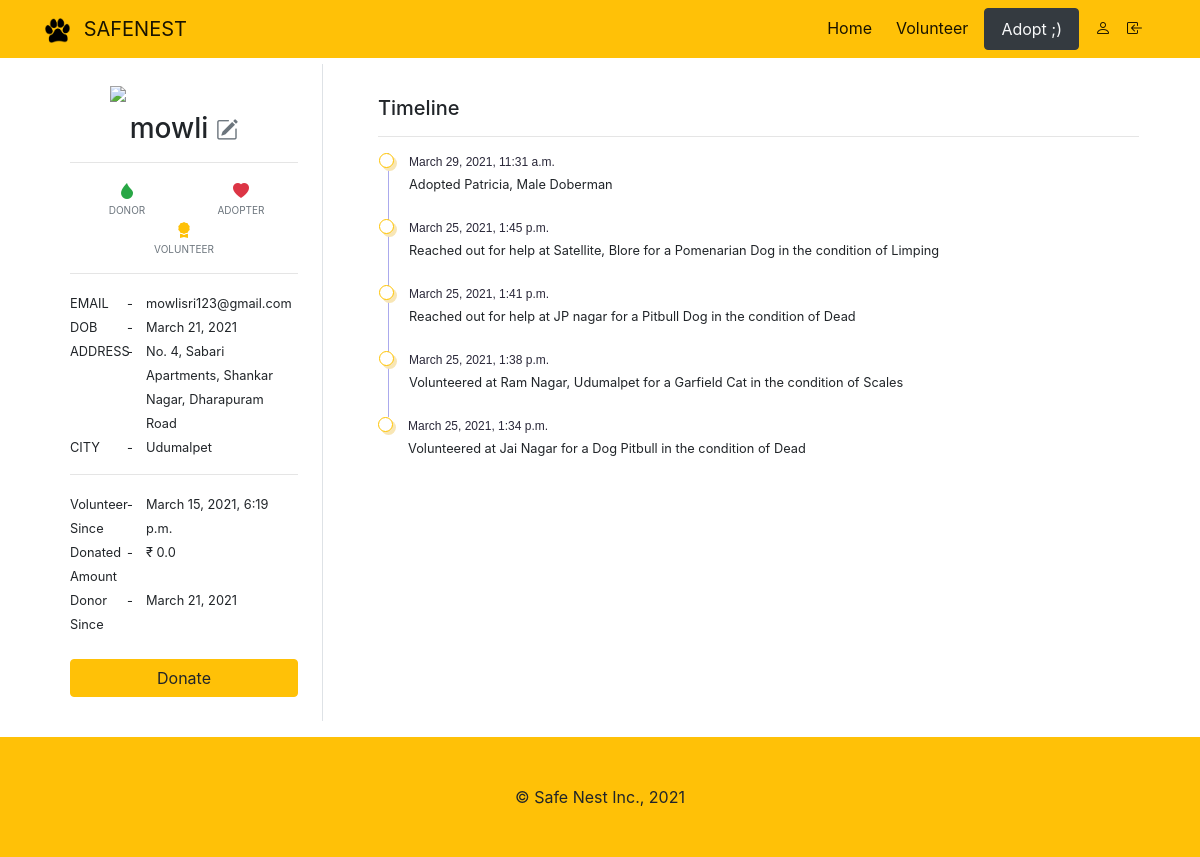
The page /profile (signed in) on the database as committed earlier.
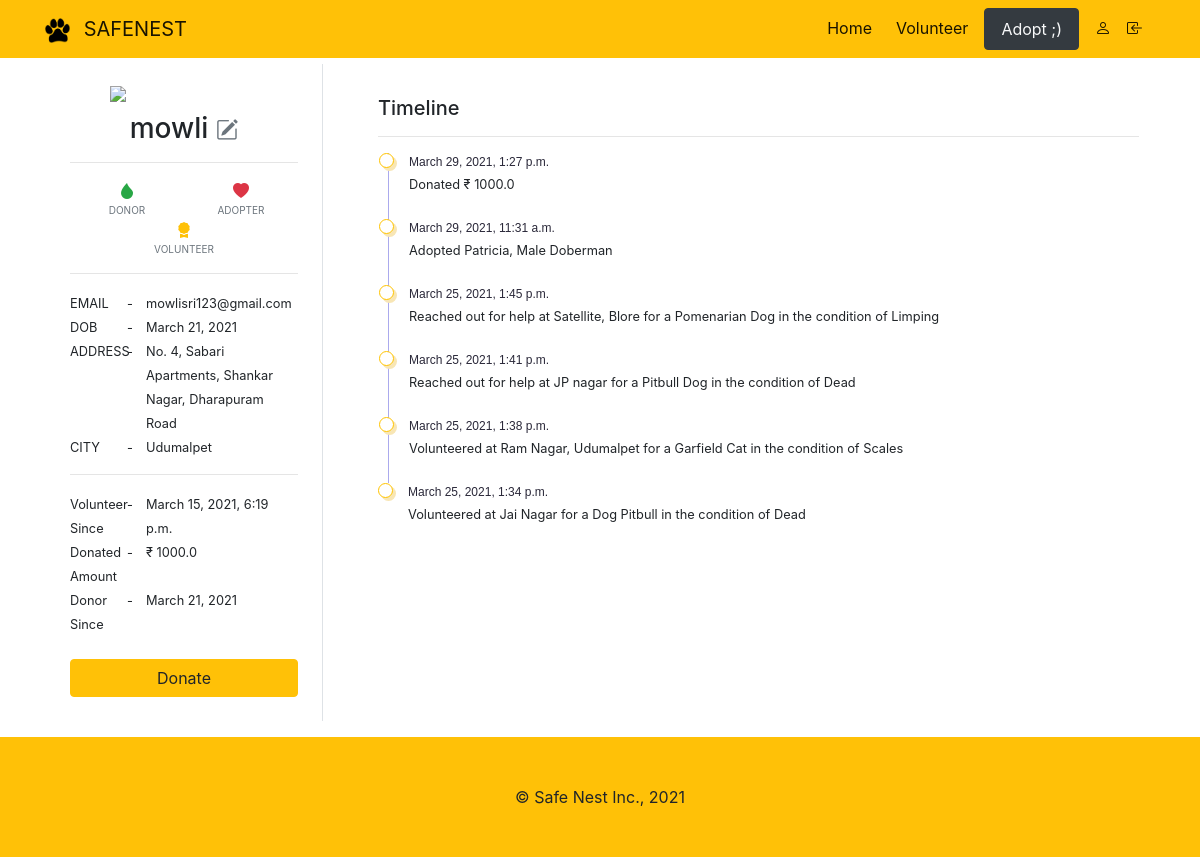
The same page on the database as committed later.
### app/models.py (models this page shows, shortened)
class Profile(models.Model):
    user = models.OneToOneField(User, on_delete=models.CASCADE)
    isVolunteer = models.BooleanField(default=False)
    isDonor = models.BooleanField(default=False)
    isAdopter = models.BooleanField(default=False)
    adoptedPets = models.ManyToManyField(PetProfile, blank=True)
    donatedAmount = models.FloatField(default=0)
    activities = models.ManyToManyField(Activity, blank=True)
    dateofBirth = models.DateField()
    phone = models.CharField(max_length=12)
    address = models.TextField(null=True, blank=True)
    city = models.CharField(max_length=200)
    donorSince = models.DateField(null=True, blank=True)
    donatedAmount = models.FloatField(default=0)

class TimeLine(models.Model):
    user = models.CharField(max_length=255)
    description = models.TextField()
    timeStamp = models.DateTimeField(auto_now_add=True)

### app/views.py (the view)
# urls.py: path('profile', views.ProfileView.as_view(), name='profile'),
class ProfileView(LoginRequiredMixin, View):
    def get(self, request):
        context = {
            "profile" : Profile.objects.get(user__username=request.user.username),
            "timeLine" : TimeLine.objects.filter(user=request.user.username).order_by('-timeStamp')
        }
        return render(request, 'profile.html', context)

### app/templates/profile.html (shortened to what the changed rows need)
{% extends "base.html" %}
{% block content %}
<div class="container mt-5 p-3">
    <div class="row m-0">
        <div class="col col-md-3 border-right p-3">
            <div class="text-center p-2">
                <div class="row m-0 text-left">
                    <div class="col-8 p-0">
                        <small>{{profile.dateofBirth}}</small>
                    </div>
                </div>
                <div class="row m-0 text-left">
                    <div class="col-8 p-0">
                        <small>{{profile.address}}</small>
                    </div>
                </div>
                <div class="row m-0 text-left">
                    <div class="col-8 p-0">
                        <small>{{profile.city}}</small>
                    </div>
                </div>
                <div class="row m-0 text-left">
                    <div class="col-8 p-0">
                        <small>₹ {{profile.donatedAmount}}</small>
                    </div>
                </div>
                <div class="row m-0 text-left">
                    <div class="col-8 p-0">
                        <small>{{profile.donorSince}}</small>
                    </div>
                </div>
                <br>
            </div>
        </div>
        <div class="col col-md-9">
            <ul class="sessions">
                {% for activity in timeLine %}
                <div class="bullets">
                    <div class="time">{{activity.timeStamp}}</div>
                    <small>{{activity.description}}</small>
                </div>
                {% endfor %}
            </ul>
        </div>
    </div>
</div>
{% endblock content %}

Rows that differ between the two databases and show on the page:
changed Profile "No. 4, Sabari Apartments, Shankar Nagar, Dharapuram Road": donatedAmount "0.0" → "1000.0"
added TimeLine: timeStamp "March 29, 2021, 1:27 p.m.", description "Donated ₹ 1000.0"
